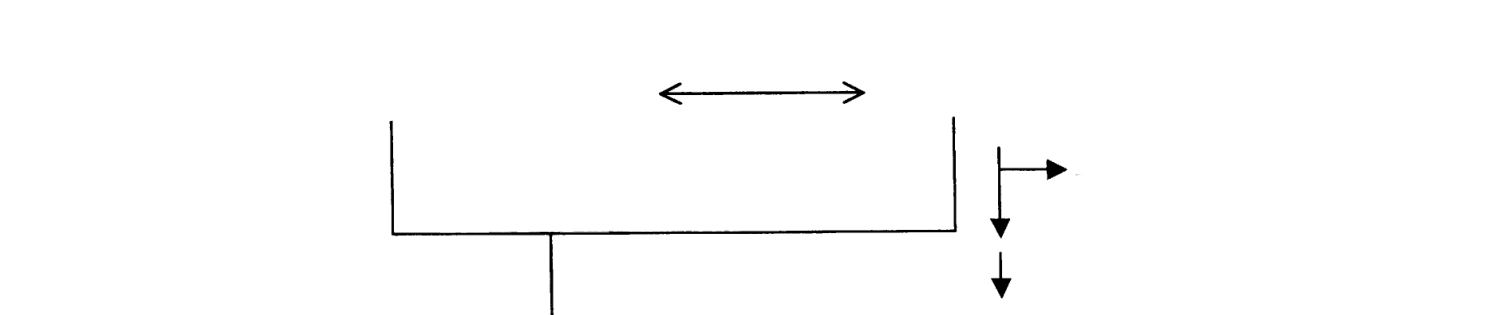
#> input picture test/resources/biosynth1_cropped/text_removed.png, 1512 x 315 px
$ python test_skeletonize_cli.py
#> lines starting #> are read from the running program, lines starting #| are printed output that depends on the picture; after the words box and inside, x2 and y2 are one past the last pixel; in counts of white or black regions, pixels touching at a corner belong together
### pyamiimage/ami_image.py
"""
Wrappers and other methods for image manipulation
mainly classmathods, but may need some objects to preserve statementfor expensive functioms
TODO authors Anuv Chakroborty and Peter Murray-Rust, 2021
Apache2 Open Source licence
"""
import logging

import numpy as np
from skimage import io, color, morphology
import skimage
from pathlib import Path
import os
import matplotlib.pyplot as plt
from sklearn.cluster import KMeans
import cv2
import enum
import imageio.v3 as iio

from amilib.ami_util import AmiUtil

TEMP_DIR = Path(__file__).parent.parent
TEMP_DIR = Path(TEMP_DIR, "temp")

FILE = "file"
RGBA = "rgba"
RGB = "rgb"
GRAY = "gray"
# print(f"TEMP {TEMP_DIR}")

class AmiImage:
    """
    instance and class methods for holding and converting images
    """

    # [128 lines left out: functions __init__, show, read, read_file, store_image, create_grayscale_from_file and 4 more, not called in this run]

    @classmethod
    def create_white_skeleton_from_image(cls, image, method='medial_axis'):
        """
        create skeleton_image based on white components of image
        :param image: input image (must be 2D grayscale)
        :param method: 'medial_axis', 'skeletonize', or 'thin'
        :return: skeleton image (2D grayscale)
        """
        assert image is not None

        # Validate that input is 2D
        if len(image.shape) != 2:
            raise ValueError(f"Skeletonization requires 2D grayscale image, got shape {image.shape}. "
                           f"Use AmiImage.create_grayscale_from_image() to convert RGB images first.")

        image_white = np.sum(image == 255)
        image_black = np.sum(image == 0)
        binary = AmiImage.create_white_binary_from_image(image)
        white = np.sum(binary == 255)
        black = np.sum(binary == 0)
        binary = binary/255
        logging.warning(f"binary {binary}")

        if method == 'medial_axis':
            mask = morphology.medial_axis(binary)
        elif method == 'skeletonize':
            mask = morphology.skeletonize(binary)
        elif method == 'thin':
            mask = morphology.thin(binary)
        else:
            raise ValueError(f"Unknown skeletonization method: {method}. Use 'medial_axis', 'skeletonize', or 'thin'")

        # Create 2D skeleton
        skeleton = np.zeros((image.shape[0], image.shape[1]))
        skeleton[mask] = 255
        # Convert to uint8 for proper image output
        skeleton = skeleton.astype(np.uint8)
        return skeleton

    # [6 lines left out: function create_white_binary_from_file, not called in this run]

    @classmethod
    def create_white_binary_from_image(cls, image, threshold=None):
        """"Returns a binary image using a threshold value
        threshold defaults to skimage.filters.threshold_otsu
        :param image: grayscale (0-255?)
        :param threshold: integer or float?
        :return: integer 0/1 binary image
        """

        # maybe binary already
        if len(image.shape) == 2:
            size = image.shape[0] * image.shape[1]
            image_white = np.sum(image == 255)
            image_black = np.sum(image == 0)
            if size == image_black + image_white:
                # invert if signal is white
                if image_white > image_black:
                    image = np.where(image == 255, 0, 255)
                return image

        # check if image is grayscale
        if len(image.shape) > 2:
            # convert to grayscale if not grayscale
            image = cls.create_grayscale_from_image(image)

        # if no threshold is provided, assume default threshold: otsu
        if threshold is None:
            threshold = skimage.filters.threshold_otsu(image)

        binary_image = np.where(image >= threshold, 255, 0)
        return binary_image

    # [31 lines left out: functions invert_binarize_skeletonize, check_binary_or_grayscale, not called in this run]

    @classmethod
    def has_alpha_channel_shape(cls, image):
        return type(image) is np.ndarray and len(image.shape) == 3 and image.shape[2] == 4

    @classmethod
    def has_rgb_shape(cls, image):
        return type(image) is np.ndarray and len(image.shape) == 3 and image.shape[2] == 3

    # [135 lines left out: functions has_gray_shape, get_image_dtype, heuristic_check_binary, check_grayscale, pre_plot_image, write and 2 more, not called in this run]


class ImageReaderOptions(enum.Enum):
    CV2 = 1,
    SKIMAGE = 2,
    IMAGEIO = 3,

class AmiImageReader:
    """
    wrapper for *.imread() as I don't trust skimage
    """
    def __init__(self):
        pass

    # [31 lines left out: function read_image, not called in this run]
            # Util.print_stacktrace(e)


class AmiImageDTO():
    """
    Data Transfer Object for images and downstream artefacts
    """
    # [7 lines left out: function __init__, not called in this run]

#    TODO def get_image_type
#    should return
#       RGB 0-1
#       binary 0-255 , etc
# maybe is library somewhere

"""python REPL commands
replay these from this directory (resources) to see the distrib of gray values
sniprgbafile = Path(os.getcwd(), "snippet_rgba.png")
snipgrayim = io.imread(sniprgbafile)
sniprgbim = skimage.color.rgba2rgb(sniprgbaim)
snipgrayim = skimage.color.rgb2gray(sniprgbim)
plt.hist(snipgray)
plt.title("gray values")
plt.ylabel("count")
plt.xlabel("whiteness")
plt.show()
# HISTORY
import readline; print('\n'.join([str(readline.get_history_item(i + 1)) for i in range(readline.get_current_history_length())]))
"""

# deprecated
    # @classmethod
    # #
    # def create_white_binary_from_image(cls, image):
    #     """
    #     Create a thresholded, binary image from a grayscale

    #     :param image: grayscale image
    #     :return: binary with white pixels as signal (thresh is discarded)
    #     """
    #     gray = AmiImage.create_grayscale_from_image(image)
    #     binary, thresh = AmiImage.create_auto_thresholded_image_and_value(gray)
    #     binary = np.invert(binary)
    #     return binary  # discard thresh

    # @classmethod
    # # TODO mark deprecated
    # def create_auto_thresholded_image_and_value(cls, image):
    #     """
    #     Thresholded image and (attempt) to get threshold
    #     The thresholded image is OK but the threshold value may not yet work
    #     uses skan.pre

    #     :param image: grayscale
    #     :return: thresholded image, threshold value (latter may not work)
    #     """
    #     print(f"shape thresh {image.shape}")
    #     t_image = threshold(image)
    #     tt = np.where(t_image > 0)  # above threshold
    #     return t_image, tt


    # @classmethod
    # def skeletonize(cls, image):
    #     """Returns a skeleton of the image
    #     uses skimage.morphology.skeletonize

    #      result white signal black background?
    #      TODO NOT YET TESTED
    #      :param image: constraints?
    #      :return: binary image white signal black background
    #      """
    #     mask = morphology.skeletonize(image)
    #     skeleton = np.zeros(image.shape)
    #     skeleton[mask] = 255
    #     return skeleton

        # @classmethod
    # def create_grayscale_from_image(cls, image):
    #     # requires 2 separate conversions
    #     gray_image = cls.create_gray_from_image(image)
    #     # TODO comment in
    #     # cls.check_binary_or_grayscale(gray_image, image)
    #     return gray_image

### test_skeletonize_cli.py
#!/usr/bin/env python3
"""
Test script for skeletonization functionality with different methods
"""
import sys
import numpy as np
import imageio.v3 as iio
from pathlib import Path

# Use proper package imports - no sys.path manipulation

from pyamiimage.ami_image import AmiImage

def test_skeletonization_methods():
    """Test different skeletonization methods"""

    # Use a test image from the test resources
    test_image_path = Path("test/resources/biosynth1_cropped/text_removed.png")

    if not test_image_path.exists():
        print(f"Test image not found: {test_image_path}")
        return

    print(f"Testing skeletonization with image: {test_image_path}")

    # Read the test image
    image = iio.imread(test_image_path)
#> image is the input picture: shape (315, 1512); min 0, max 255, mean 252.7
    print(f"Input image shape: {image.shape}, dtype: {image.dtype}")
#| Input image shape: (315, 1512), dtype: uint8

    # Test different methods
    methods = ['medial_axis', 'skeletonize', 'thin']

    for method in methods:
        try:
            print(f"\n--- Testing {method} method ---")
            skeleton = AmiImage.create_white_skeleton_from_image(image, method=method)

            # Count white pixels
            white_pixels = np.sum(skeleton == 255)
            print(f"Method: {method}")
            print(f"White pixels: {white_pixels}")
            print(f"Output shape: {skeleton.shape}")
            print(f"Output dtype: {skeleton.dtype}")

            # Save output for comparison
            output_path = Path(f"temp/skeleton_{method}.png")
            output_path.parent.mkdir(exist_ok=True)
            iio.imwrite(output_path, skeleton)
            print(f"Saved to: {output_path}")

        except Exception as e:
            print(f"Error with {method}: {e}")
#> this loop made 3 passes
#> white_pixels on passes 1 to 3: 7351, 3411, 3504
#| White pixels: 7351
#| White pixels: 3411
#| White pixels: 3504
#> pass 1, in create_white_binary_from_image, `binary_image = np.where(image >= threshold, 255, 0)`:
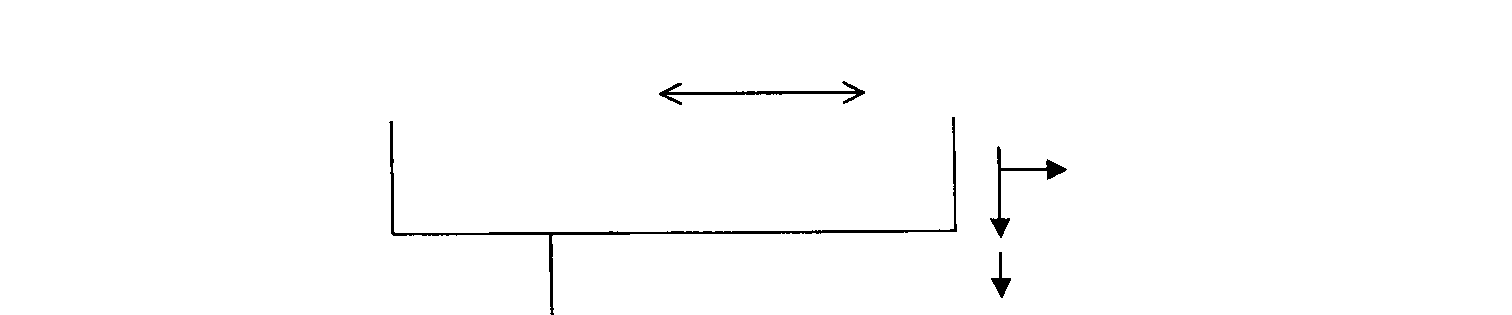
#> binary_image: shape (315, 1512) int64; 99.1% white; 4 black regions, box (x1, y1, x2, y2) and area: (389, 117, 957, 315) 2430, (659, 81, 865, 105) 889, (990, 146, 1067, 238) 815, (991, 252, 1011, 298) 303
#> pass 1, in create_white_skeleton_from_image, `mask = morphology.medial_axis(binary)`:
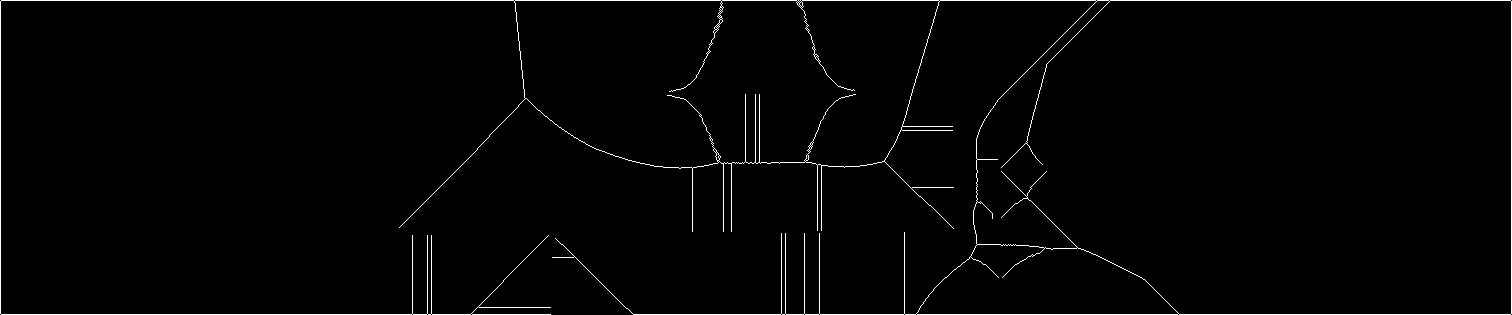
#> mask: shape (315, 1512) bool; 1.5% white in thin lines or dots

    print("\n--- Skeletonization test complete ---")

if __name__ == "__main__":
    test_skeletonization_methods()
